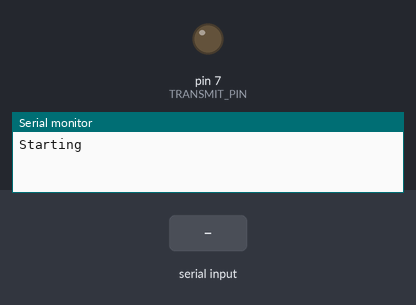
Bench run of a sketch on a simulated Arduino Uno, built with avr-gcc and run on an emulated ATmega328P. On the bench: output pins drawn as LEDs (lit = HIGH), the last lines printed to the serial monitor. The test bench sets the inputs (shaded band).

Above: at 1.2 s.
1.3 s: "90,45\n" received over Serial
At 2.53 s:
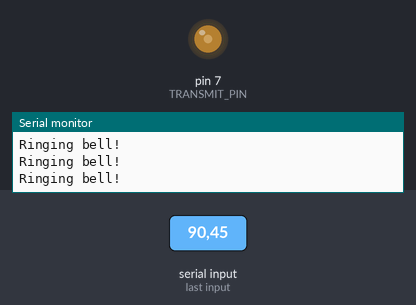
4.3 s: "1\n" received over Serial
7.3 s: "5\n" received over Serial
Timing chart, 0 to 14.9 s (numbered marks = the images above; inputs shaded):
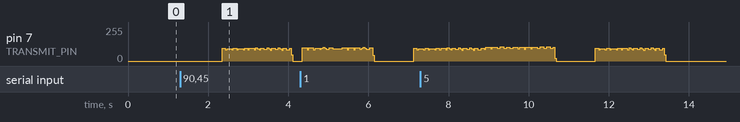

The sketch:

hxArduino.ino
```cpp
// (licence header left out)
// Data PIN of 433Mhz sender
#define TRANSMIT_PIN 7

// Protocoll seems to use 2 types of pulses
#define SHORT_PULSE 300
#define LONG_PULSE 680

// Every ringtone starts with this sequence (0 = short, 1 = long)
const uint16_t common_sequence = (B00110011 *  256) + B00101011;

// this selects the ring tone
const uint8_t ring_tones[] = {
  B01010100,
  B01010011,
  B01001011,
  B00110100,
  B00110011, // Phone
  B00101101, // Ding Dong, Ding Dong
  B00101011, // School Bell
  B00101100 // Dog
};

void setup()
{
  Serial.begin(9600);
  Serial.println("Starting");

  pinMode(TRANSMIT_PIN, OUTPUT);
  digitalWrite(TRANSMIT_PIN, LOW);
}

void loop()
{
  if ( Serial.available() ) {
    uint8_t currentRingTone = Serial.parseInt();
    if (currentRingTone > 7) {
      Serial.println("Invalid ringtone!");
    } else {
      // Send it "a few" times
      for (int x = 0; x < 100; x++) {
        ring(currentRingTone);
      }
    }
  }
}

void sendPulse(int state, int duration)
{
  if (state == 1) {
    digitalWrite(TRANSMIT_PIN, HIGH);
  } else {
    digitalWrite(TRANSMIT_PIN, LOW);
  }

  delayMicroseconds(duration);
}

void ring(int ringTone)
{
  Serial.println("Ringing bell!");
  sendPulse(1, LONG_PULSE); // Sync
  sendPulse(0, 5000);

  uint8_t ringToneSequence = ring_tones[ringTone];

  int state = 1;

  // Send signal
  for (byte x = 15; x < 16; x--) {
    if (common_sequence & (1 << x)) {
      sendPulse(state, LONG_PULSE);
    } else {
      sendPulse(state, SHORT_PULSE);
    }
    state = !state;
  }

  for (byte x = 7; x < 8; x--) {
    if (ringToneSequence & (1 << x)) {
      sendPulse(state, LONG_PULSE);
    } else {
      sendPulse(state, SHORT_PULSE);
    }
    state = !state;
  }
}
```
